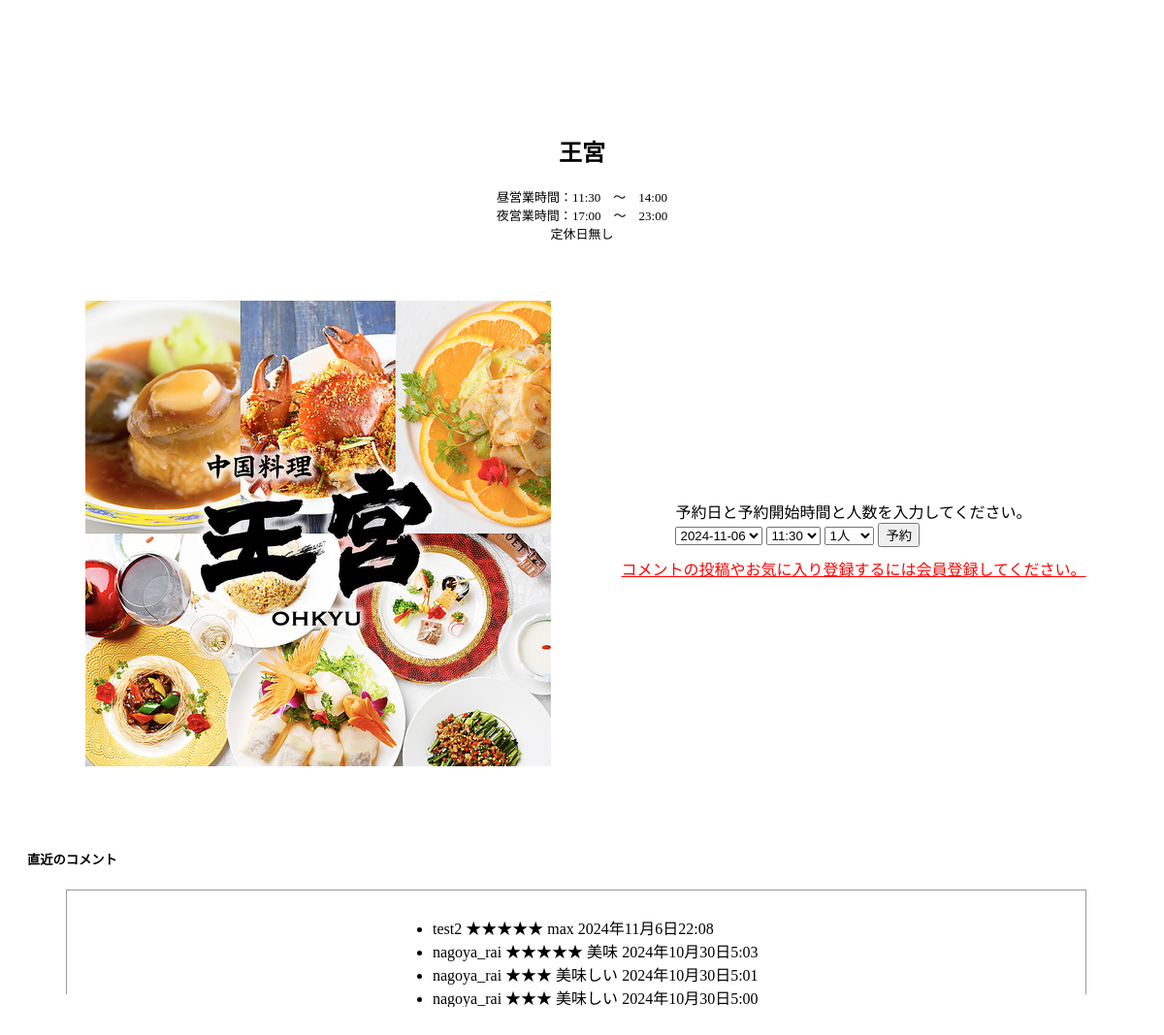
/shops/shop_detail/1/, run on the app's committed database.
### shops/models.py (models this page shows, shortened)
class Shop(models.Model):
    day = (
        ('7', '定休日無し'),
        ('1', '月曜日'),
        ('2', '火曜日'),
        ('3', '水曜日'),
        ('4', '木曜日'),
        ('5', '金曜日'),
        ('6', '土曜日'),
        ('0', '日曜日')
    )
    ShopTag = models.ManyToManyField(ShopTag, blank=True,verbose_name='カテゴリ') #店舗種別タグ
    shopName = models.CharField(max_length=20, verbose_name='店名') #店名
    phoneNumber = models.CharField(max_length=15, blank=True, null=True, verbose_name='電話番号') #電話番号（ハイフン無し）
    address = models.TextField(blank=True, null=True, verbose_name='住所') #住所
    addressLat = models.FloatField(blank=True, null=True, verbose_name='住所緯度') #緯度
    addressLng = models.FloatField(blank=True, null=True, verbose_name='住所経度') #経度
    startHour1 = models.TimeField(blank=True, null=True, verbose_name='昼営業開始時間') #営業開始時間
    endHour1 = models.TimeField(blank=True, null=True, verbose_name='昼営業終了時間') #営業終了時間
    startHour2 = models.TimeField(blank=True, null=True, verbose_name='夜営業開始時間') #営業開始時間
    endHour2 = models.TimeField(blank=True, null=True, verbose_name='夜営業終了時間') #営業終了時間
    image = models.ImageField(blank=True, null=True, verbose_name='店外観写真') #写真
    introduction = models.TextField(blank=True, null=True, verbose_name='店舗紹介文') #紹介文
    created = models.DateTimeField(auto_now_add=True, null=True, verbose_name='作成日時') #作成日
    modified = models.DateTimeField(auto_now=True, null=True, verbose_name='更新日時') #更新日
    regularHoliday = models.CharField(max_length=3, choices=day, blank=True, verbose_name='定休日（無入力で定休日無し）') # 定休日
    review = models.ManyToManyField('review.Review', blank=True, verbose_name='店舗レビュー')

### review/models.py (models this page shows)
class Review(models.Model):
    Star = (
        ('1', '★'),
        ('2', '★★'),
        ('3', '★★★'),
        ('4', '★★★★'),
        ('5', '★★★★★'),
    )
    reviewShopName = models.ForeignKey(
        Shop,
        verbose_name = _('レビュー対象の店舗名'),
        related_name = 'related_reviewShopName',
        blank = True,
        null = True,
        on_delete = models.CASCADE
    )
    reviewUserName = models.ForeignKey(
        User,
        verbose_name = _('レビューしたユーザー名'),
        related_name = 'related_reviewUserName',
        blank = True,
        null = True,
        on_delete = models.CASCADE
    )
    reviewCreated = models.DateTimeField(
        verbose_name =_('作成日時'),
        auto_now_add =True
    )
    reviewUpdated = models.DateTimeField(
        verbose_name =_('更新日時'),
        auto_now = True
    )
    reviewStar = models.CharField(
        verbose_name = _('評価'),
        blank = True,
        max_length = 20,
        choices = Star
    )
    reviewComment = models.TextField(
        verbose_name =_('コメント'),
        blank = True,
        null = True,
        max_length = 100
    )
    USERNAME_FIELD = 'account_id'

### accounts/models.py (models this page shows, shortened)
class User(AbstractBaseUser, PermissionsMixin):
    account_id = models.CharField(
        verbose_name=_("アカウント名"),
        unique=True,
        max_length=10,
    )
    email = models.EmailField(
        verbose_name=_("メールアドレス"),
        unique=True,
    )
    first_name = models.CharField(
        verbose_name=_("姓"),
        max_length=150,
        null=True,
        blank=True,
    )
    last_name = models.CharField(
        verbose_name=_("名"),
        max_length=150,
        null=True,
        blank=True,
    )
    rank_is_free = models.BooleanField(
        verbose_name=_("会員ランク"),
        help_text="無料会員ならTrue、デフォルトは無料会員",
        default=True,
    )
    birth_date = models.DateField(
        verbose_name=_("誕生日"),
        blank=True,
        null=True,
    )
    is_superuser = models.BooleanField(
        verbose_name=_("管理者かどうか"),
        default=False,
    )
    is_staff = models.BooleanField(
        verbose_name=_('staff status'),
        default=False,
    )
    is_active = models.BooleanField(
        verbose_name=_('active'),
        default=True,
    )
    created_at = models.DateTimeField(
        verbose_name=_("作成日"),
        auto_now_add=True,
    )
    updated_at = models.DateTimeField(
        verbose_name=_("更新日"),
        auto_now=True,
    )
    favorite_shop = models.ManyToManyField(
        Shop,
        verbose_name=_('お気に入り店舗'),
        blank=True,
        related_name='related_favorite_shop',
    )
    shop_review_comment = models.ForeignKey(
        Shop,
        verbose_name=_('レビューコメント'),
        blank=True,
        null=True,
        on_delete=models.CASCADE,
        related_name='related_shop_review_comment',
    )
    objects = UserManager()
    USERNAME_FIELD = 'account_id' # ログイン時、ユーザー名の代わりにaccount_idを使用
    REQUIRED_FIELDS = ['email']  # スーパーユーザー作成時にemailも設定する
    def __str__(self):
        return self.account_id

### shops/views.py (the view, shortened to what this page needs)
# urls.py: path('shop_detail/<int:pk>/', views.ShopDetailView3.as_view(), name='shop_detail'),
class ShopDetailView3(DetailView):
    model = Shop
    template_name = 'shops/shop_detail_second.html'
    context_object_name = 'shop_detail'
    schedule_data = Schedule.objects.all()
    def get_context_data(self, **kwargs):
        context = super().get_context_data(**kwargs)
        td = datetime.today()
        days0 = td.strftime('%Y-%m-%d')
        days1b = td + timedelta(days=1)
        days1 = days1b.strftime('%Y-%m-%d')
        days2b = td + timedelta(days=2)
        days2 = days2b.strftime('%Y-%m-%d')
        context['days'] = {
            'days0': days0,
            'days1': days1,
            'days2': days2,
        }
        context['review_list'] = Review.objects.all()
        context['style_js_date'] = get_modified_date('js/shop_detail.js')
        context['style_css_date'] = get_modified_date('css/shop_detail.css')
        return context

### shops/views.py (called while the page is built)
def get_modified_date(filepath):
    try:
        static_file_path = static(filepath)
        base_dir = settings.BASE_DIR
        static_file_url = os.path.join(base_dir, *static_file_path.split("/"))
        modified_serial_time = os.path.getmtime(static_file_url)
        modified_date = datetime.fromtimestamp(modified_serial_time).strftime("%Y%m%d%H%M%S")
        return modified_date
    except:
        return ''

### templates/shops/shop_detail_second.html (shortened to what this page needs)
{% extends 'base.html' %}
{% load static %}
{% block content %}
<div class="shousai">
  <h2 class="tenmei">{{ shop_detail.shopName }}</h2>
  <div class="worktime">
    <p  id="worktimeLunch"
      wtl_start = "{{ shop_detail.startHour1 }}"
      wtl_end = "{{ shop_detail.endHour1 }}"
      >昼営業時間：{{ shop_detail.startHour1 }}　～　{{ shop_detail.endHour1 }}
    </p>
    <p id="worktimeDinner"
      wtd_start = "{{ shop_detail.startHour2 }}"
      wtd_end  = "{{ shop_detail.endHour2 }}"
      >夜営業時間：{{ shop_detail.startHour2 }}　～　{{ shop_detail.endHour2 }}
    </p>
    <p id="regularHoliday" rgh="{{ shop_detail.regularHoliday }}">{{ shop_detail.regularHoliday }}</p>
  </div>
  <div class="main-content">
    <div class="shop-image">
      <img src="{{ shop_detail.image.url }}" alt="{{ shop_detail.image.url }}">
    </div>
    <div class="main-content2">
      <div class="input-yoyaku">
          <p>予約日と予約開始時間と人数を入力してください。</p>
          <form action="" method="POST">
              <select id="yoyaku_form1" name="yoyaku_form1" required></select>
              <select id="yoyaku_form2" name="yoyaku_form2" required></select>
              <select id="yoyaku_form3" name="yoyaku_form3" required>
                <option value="1" selected>1人</option>
              </select>
              <button type="submit" name="yoyaku">予約</button>
          </form>
      </div>
      {% if user.is_authenticated %}
      <div class="input-comment">
        <p>コメントを入力してからレビュー投稿ボタンを押してください。</p>
        <form action="" method="POST">
          {% csrf_token %}
          <select name="review-star" required>
            <option value="1">★</option>
            <option value="2">★★</option>
            <option value="3" selected>★★★</option>
            <option value="4">★★★★</option>
            <option value="5">★★★★★</option>
          </select>
          <textarea type="text" rows="3" cols="30" name="review-comment" placeholder="コメントを入力してください。" required></textarea>
          <input type="hidden" name="review-user" value="{{ user.get_username }}">
          <input type="hidden" name="review-shop" value="{{ shop_detail.shopName }}">
          <button type="submit" name="review-create">レビュー投稿</button>
        </form>
      </div>
      {% if user.rank_is_free %}
      <p>お気に入り登録は有料会員限定の機能です。</p>
      {% else %}
      <div class="okiniiri">
        <form action="" method="post">
          <input type="hidden" name="favorite_shop_name" value="{{ shop_detail.shopName }}">
          <input type="hidden" name="favorite_shop_user" value="{{ user.get_username }}">
          <button type="submit" name="button">このお店をお気に入りに追加</button>
          {% csrf_token %}
        </form>
      </div>
      {% endif %}
      {% else %}
      <div class="input-signup">
        <a href="{% url 'accounts:signup_and_login' %}" class="btn btn-primary">コメントの投稿やお気に入り登録するには会員登録してください。</a>
      </div>
      {% endif %}
    </div>
  </div>
  <h5>直近のコメント</h5>
  <div class="latest-comment">
    <ul>
        {% for rev in review_list reversed %}
        {% if shop_detail.shopName == rev.reviewShopName.shopName %}
        <li>
          {{ rev.reviewUserName }}
          {% if rev.reviewStar == "1" %}
            ★
          {% elif rev.reviewStar == "2" %}
            ★★
          {% elif rev.reviewStar == "3" %}
            ★★★
          {% elif rev.reviewStar == "4" %}
            ★★★★
          {% elif rev.reviewStar == "5" %}
            ★★★★★
          {% endif %}
          {{ rev.reviewComment }} {{ rev.reviewUpdated }}
        </li>
        {% endif %}
        {% endfor %}
      </ul>
  </div>
</div>
<link rel="stylesheet" href="{% static 'css/shop_detail.css' %}{% if style_css_date %}?={{ style_css_date }}{% endif %}">
{% endblock %}

### static/css/shop_detail.css (style rules this page uses)
p { margin: 0%; }
.shousai { background-color: white; padding: 20px; display: flex; max-width: 1400px; margin: 0 auto; flex-direction: column; }
.tenmei { text-align: center; }
.worktime { text-align: center; font-size: small; }
.main-content { display: flex; align-items: center; flex-wrap: wrap; margin: 20px; flex: 1; }
.main-content2 { order: 2; margin: 20px; display: flex; flex-direction: column; align-items: center; flex: 1; }
.shop-image { order: 1; margin: 40px; max-height: 500px; }
.input-yoyaku { margin-top: 10px; margin-bottom: 10px; }
.input-signup a:hover, .input-signup a:link, .input-signup a:visited { color: red; }
.latest-comment { display: flex; justify-content: center; width: 90%; height: 100px; overflow-y: scroll; border: 1px #999 solid; padding: 10px; margin-left: 40px; }

### data on the page
Shop: shopName "王宮", startHour1 "11:30", endHour1 "14:00", startHour2 "17:00", endHour2 "23:00", image (picture)
Review: reviewUserName "test2", reviewComment "max", reviewUpdated "2024年11月6日22:08"
Review: reviewUserName "nagoya_rai", reviewComment "美味", reviewUpdated "2024年10月30日5:03"
Review: reviewUserName "nagoya_rai", reviewComment "美味しい", reviewUpdated "2024年10月30日5:01"
Review: reviewUserName "nagoya_rai", reviewComment "美味しい", reviewUpdated "2024年10月30日5:00"
